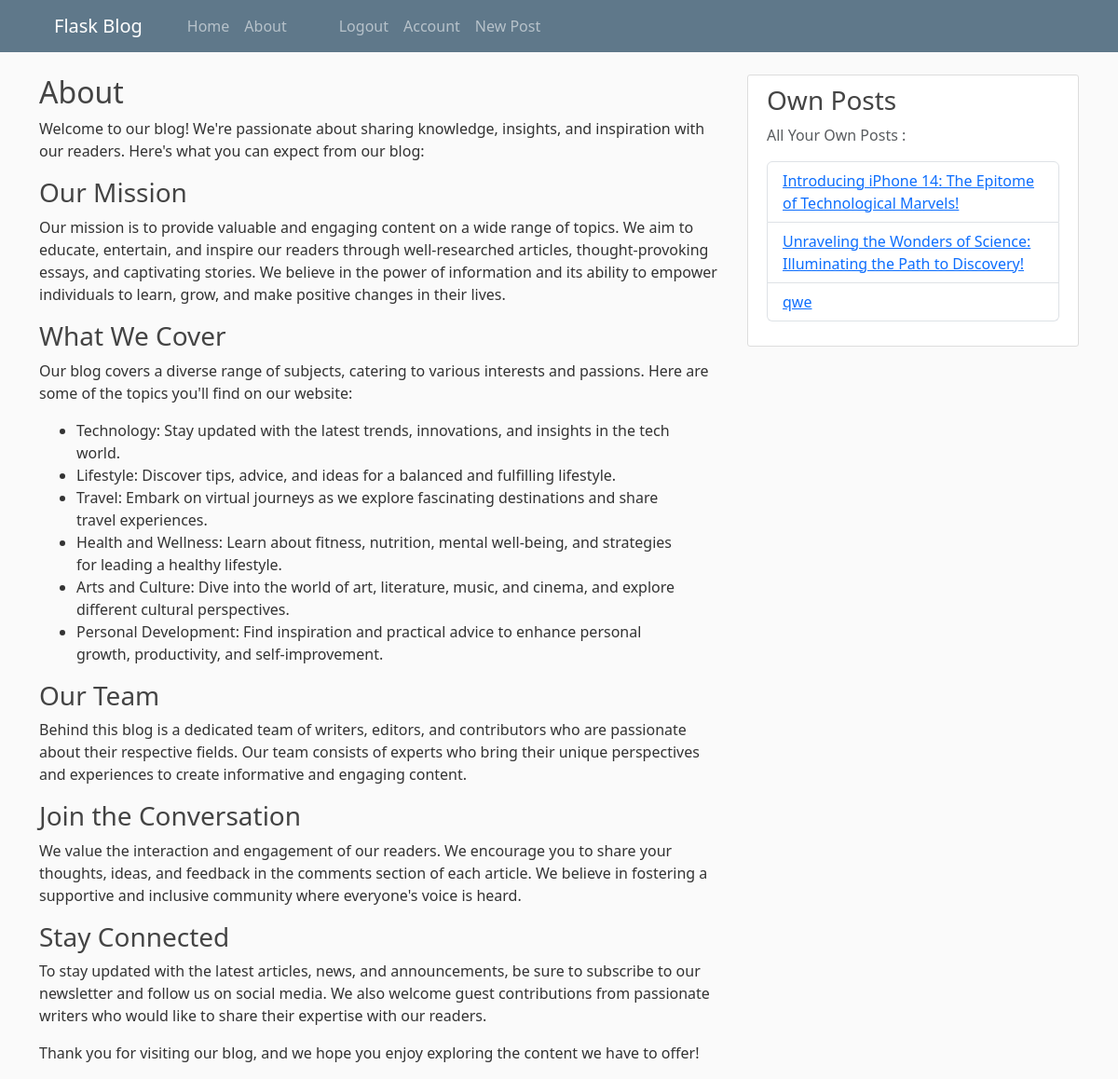
/about (signed in), run on the app's committed database.
### flaskBlog/models.py (models this page shows, shortened)
class Post(db.Model):
    id = db.Column(db.Integer , primary_key=True)
    title = db.Column(db.String(50) , nullable=False)
    date_posted = db.Column(db.DateTime , nullable = False , default = datetime.utcnow)
    content = db.Column(db.Text , nullable = False)
    user_id = db.Column(db.Integer , db.ForeignKey('user.id') , nullable=False)#user table

### flaskBlog/Main/routes.py (the view)
@main.route("/about")
def hello_world_about():
    if current_user.is_authenticated:
        own_posts = Post.query.filter_by(user_id = current_user.id)
    else:
        own_posts = {}
    return render_template('about.html' , own_posts=own_posts)

### flaskBlog/models.py (called while the page is built)
@login_manager.user_loader #to let the extension knows that this is the function to get a user by id
def load_user(user_id):
    return User.query.get(user_id)

### flaskBlog/templates/about.html
{%extends "layout.html"%}
{%block content%}
<section id="about">
    <h2>About</h2>
    <p>Welcome to our blog! We're passionate about sharing knowledge, insights, and inspiration with our readers. Here's what you can expect from our blog:</p>
    <h3>Our Mission</h3>
    <p>Our mission is to provide valuable and engaging content on a wide range of topics. We aim to educate, entertain, and inspire our readers through well-researched articles, thought-provoking essays, and captivating stories. We believe in the power of information and its ability to empower individuals to learn, grow, and make positive changes in their lives.</p>
    <h3>What We Cover</h3>
    <p>Our blog covers a diverse range of subjects, catering to various interests and passions. Here are some of the topics you'll find on our website:</p>
    <ul>
      <li>Technology: Stay updated with the latest trends, innovations, and insights in the tech world.</li>
      <li>Lifestyle: Discover tips, advice, and ideas for a balanced and fulfilling lifestyle.</li>
      <li>Travel: Embark on virtual journeys as we explore fascinating destinations and share travel experiences.</li>
      <li>Health and Wellness: Learn about fitness, nutrition, mental well-being, and strategies for leading a healthy lifestyle.</li>
      <li>Arts and Culture: Dive into the world of art, literature, music, and cinema, and explore different cultural perspectives.</li>
      <li>Personal Development: Find inspiration and practical advice to enhance personal growth, productivity, and self-improvement.</li>
    </ul>
    <h3>Our Team</h3>
    <p>Behind this blog is a dedicated team of writers, editors, and contributors who are passionate about their respective fields. Our team consists of experts who bring their unique perspectives and experiences to create informative and engaging content.</p>
    <h3>Join the Conversation</h3>
    <p>We value the interaction and engagement of our readers. We encourage you to share your thoughts, ideas, and feedback in the comments section of each article. We believe in fostering a supportive and inclusive community where everyone's voice is heard.</p>
    <h3>Stay Connected</h3>
    <p>To stay updated with the latest articles, news, and announcements, be sure to subscribe to our newsletter and follow us on social media. We also welcome guest contributions from passionate writers who would like to share their expertise with our readers.</p>
    <p>Thank you for visiting our blog, and we hope you enjoy exploring the content we have to offer!</p>
  </section>
{%endblock%}

### flaskBlog/templates/layout.html (shortened to what this page needs)
<!DOCTYPE html>
<html lang="en">
<head>
    <link rel="stylesheet" href="https://cdn.jsdelivr.net/npm/bootstrap@5.3.0/dist/css/bootstrap.rtl.min.css">
    <link rel="stylesheet" href={{url_for('static' , filename="main.css")}}>
</head>
<body>
    <nav class="navbar navbar-expand-md navbar-dark bg-steel fixed-top">
        <div class="container">
          <a class="navbar-brand mr-4" href="/">Flask Blog</a>
          <div class="collapse navbar-collapse" id="navbarNav">
            <div class="navbar-nav mr-auto">
              <ul class="navbar-nav mr-auto">
                <li><a class="nav-item nav-link" href="/">Home</a></li>
                <li><a class="nav-item nav-link" href="/about">About</a></li>
              </ul>
            </div>
            <div class="navbar-nav">
              {% if current_user.is_authenticated :%}
                <ul class="navbar-nav">
                  <li class="nav-item budget"><a class="nav-item nav-link" href="{{ url_for('users.logout') }}">Logout</a></li>
                  <a class="nav-item nav-link" href="{{ url_for('users.account') }}">Account</a>
                  <a class="nav-item nav-link" href="{{ url_for('posts.newPost') }}">New Post</a>
                </ul>
              {% else %}
                <a class="nav-item nav-link" href="{{ url_for('users.login') }}">Login</a>
                <a class="naitem nav-link" href="{{ url_for('users.register') }}">Register</a>
              {% endif %}
            </div>
          </div>
        </div>
      </nav>
      <main role="main" class="container">
        <div class="row">
          <div class="col-md-8">
            {% block content %}{% endblock %}
          </div>
          <div class="col-md-4">
            <div class="content-section">
              <h3>Own Posts</h3>
              <p class='text-muted'>All Your Own Posts :
                <ul class="list-group ul-custom">
                  {%for post in own_posts :%}
                    <li class="list-group-item "><a href="{{ url_for('posts.post' , post_id=post.id) }}">{{ post.title }}</a></li>
                  {%endfor%}
                </ul>
              </p>
            </div>
          </div>
        </div>
      </main>
</body>
</html>

### flaskBlog/static/main.css (style rules this page uses)
body { background: #fafafa; color: #333333; margin-top: 5rem; }
h1, h2, h3, h4, h5, h6 { color: #444444; }
.bg-steel { background-color: #5f788a; }
.content-section { background: #ffffff; padding: 10px 20px; border: 1px solid #dddddd; border-radius: 3px; margin-bottom: 20px; }
.ul-custom { padding: 0; }

### data on the page
Post: title "Introducing iPhone 14: The Epitome of Technological Marvels!"
Post: title "Unraveling the Wonders of Science: Illuminating the Path to Discovery!"
Post: title "qwe"
